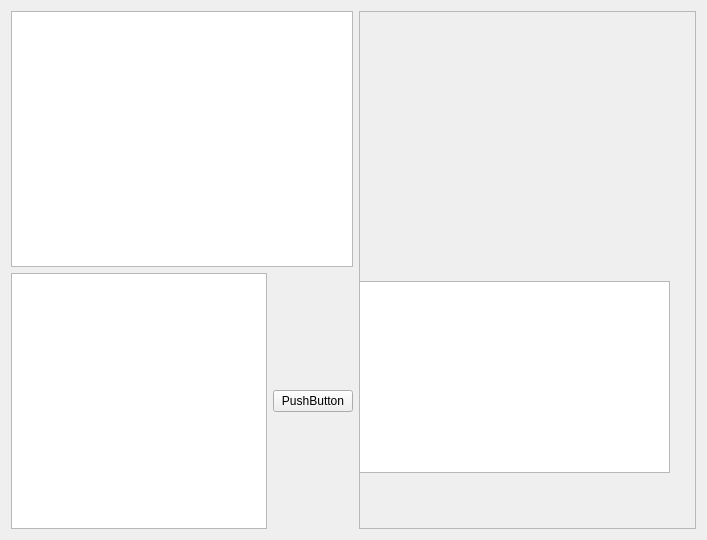
<?xml version="1.0" encoding="UTF-8"?>
<ui version="4.0">
 <class>Form</class>
 <widget class="QWidget" name="Form">
  <property name="geometry">
   <rect>
    <x>0</x>
    <y>0</y>
    <width>707</width>
    <height>540</height>
   </rect>
  </property>
  <property name="windowTitle">
   <string>Form</string>
  </property>
  <layout class="QHBoxLayout" name="horizontalLayout">
   <item>
    <layout class="QGridLayout" name="gridLayout">
     <item row="0" column="0">
      <layout class="QVBoxLayout" name="verticalLayout">
       <item>
        <widget class="QTextEdit" name="textEdit"/>
       </item>
       <item>
        <layout class="QHBoxLayout" name="horizontalLayout_4">
         <item>
          <widget class="QTextEdit" name="textEdit_2"/>
         </item>
         <item>
          <widget class="QPushButton" name="pushButton">
           <property name="text">
            <string>PushButton</string>
           </property>
          </widget>
         </item>
        </layout>
       </item>
      </layout>
     </item>
     <item row="0" column="1">
      <widget class="QFrame" name="frame">
       <property name="sizePolicy">
        <sizepolicy hsizetype="Expanding" vsizetype="Expanding">
         <horstretch>0</horstretch>
         <verstretch>0</verstretch>
        </sizepolicy>
       </property>
       <property name="frameShape">
        <enum>QFrame::StyledPanel</enum>
       </property>
       <property name="frameShadow">
        <enum>QFrame::Raised</enum>
       </property>
       <widget class="QListWidget" name="listWidget">
        <property name="geometry">
         <rect>
          <x>0</x>
          <y>270</y>
          <width>311</width>
          <height>192</height>
         </rect>
        </property>
       </widget>
      </widget>
     </item>
    </layout>
   </item>
  </layout>
 </widget>
 <resources/>
 <connections/>
</ui>
